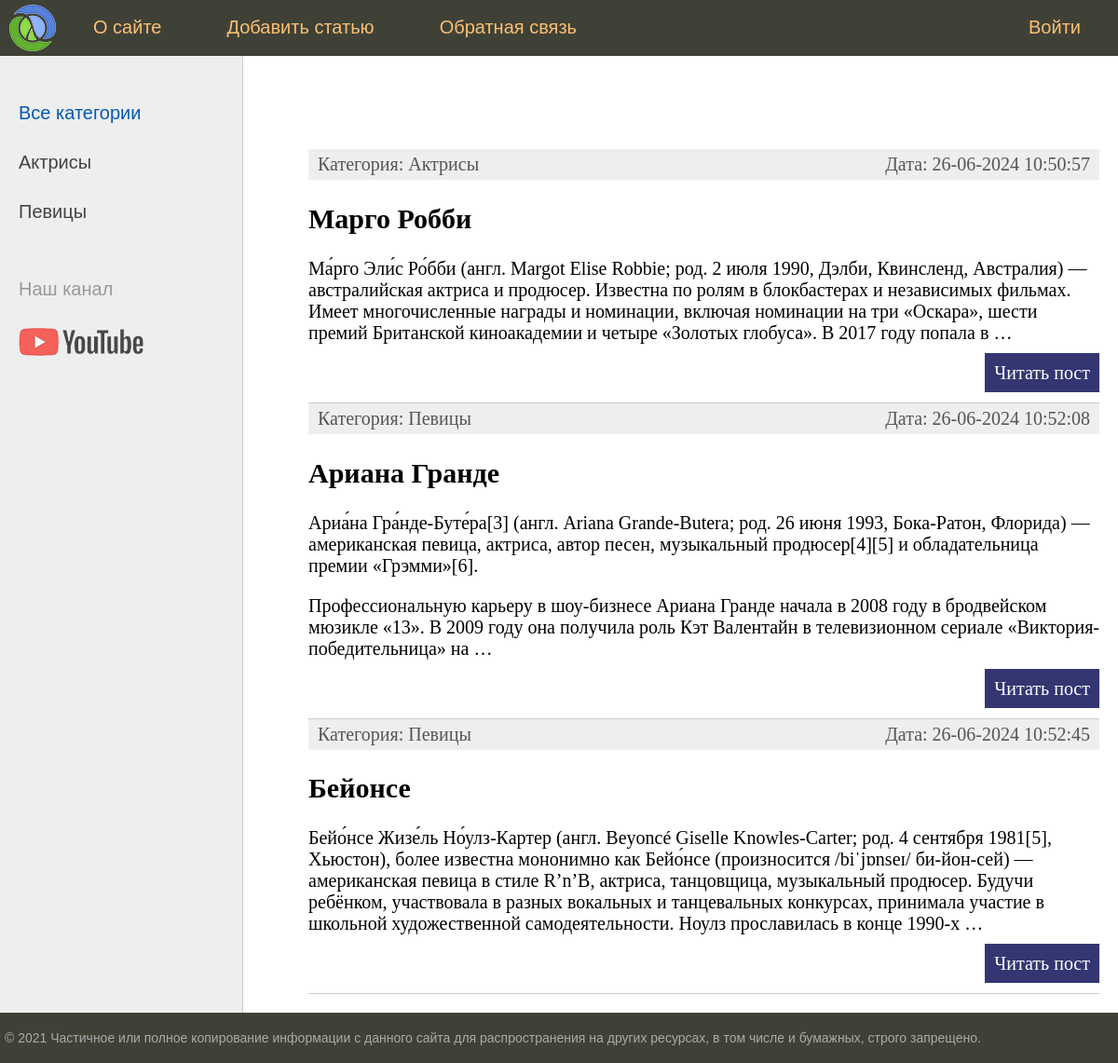
Before: / with the older database file.
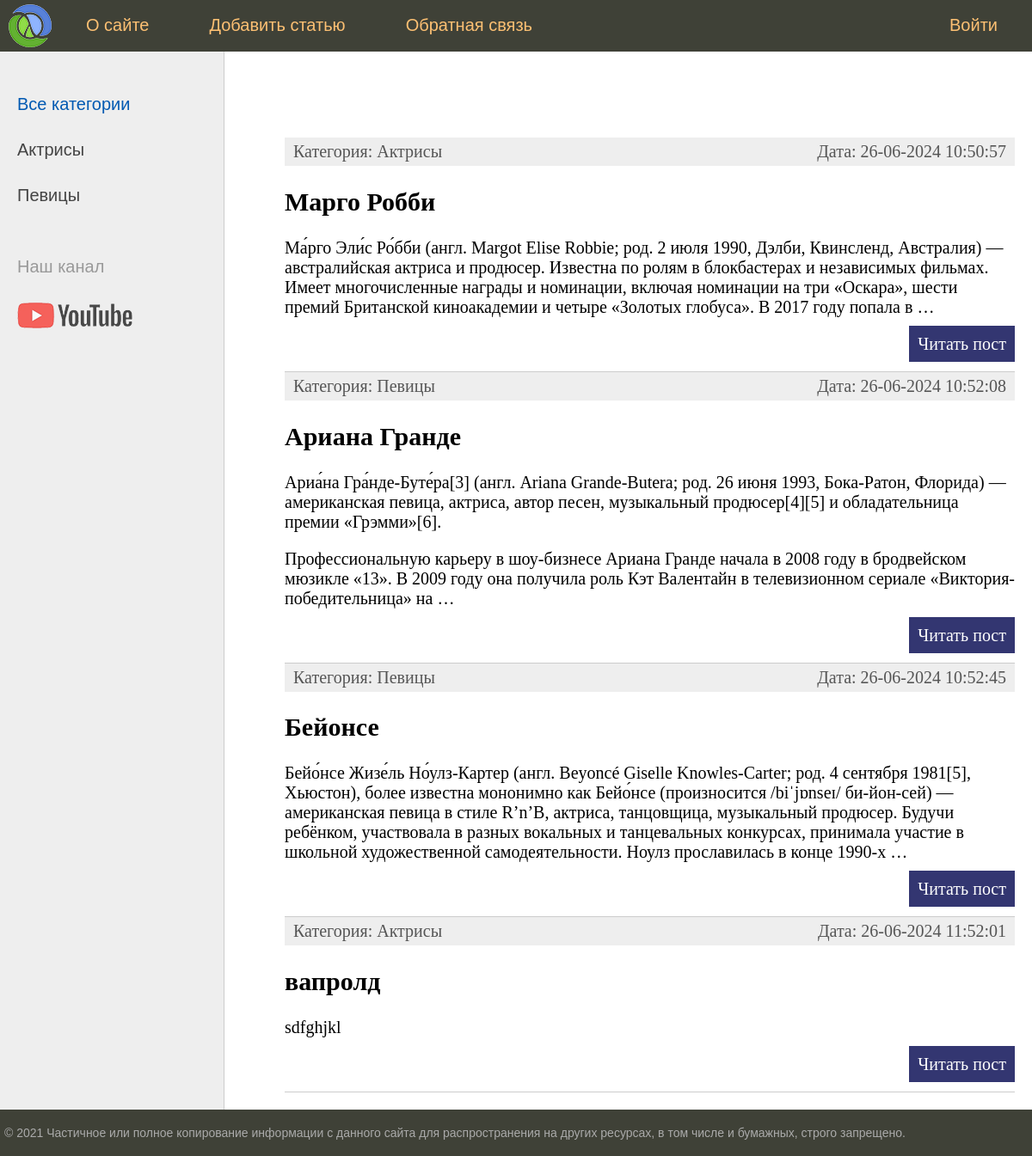
After: the same page with the newer database file.
### women/models.py (models this page shows, shortened)
class Category(models.Model):
    name = models.CharField(max_length=100,db_index=True)
    slug = models.SlugField(max_length=255, unique=True, db_index=True, verbose_name="URL")
    def __str__(self):
        return self.name
    def get_absolute_url(self):
        return reverse('category',kwargs={'cat_id': self.pk})
    class Meta:
        verbose_name = 'Category'
        ordering = ['id']

class Women(models.Model):
    title = models.CharField(max_length=255,verbose_name="Заголовок")
    slug = models.SlugField(max_length=255,unique=True,db_index=True,verbose_name="URL")
    content = models.TextField(blank=True,verbose_name="Текст статьи")
    photo = models.ImageField(upload_to="photos/%Y/%m/%d/",verbose_name="Фото")
    time_create = models.DateTimeField(auto_now_add=True,verbose_name="Время создания")
    time_update = models.DateTimeField(auto_now=True,verbose_name="Время изменения")
    is_published = models.BooleanField(default=True,verbose_name="Публикация")
    cat = models.ForeignKey('Category', on_delete=models.PROTECT,verbose_name="Категории")
    def get_absolute_url(self):
        return reverse('post',kwargs={'post_slug': self.slug})
    class Meta:
        verbose_name = 'Greate women'
        ordering = ['time_create', 'title']

### women/views.py (the view)
# urls.py: path('', index, name='home'),
def index(request):
    posts = Women.objects.all()
    context = {
        'posts': posts,
        'menu': menu,
        'title': 'Главная страница',
        'cat_selected': 0,
    }
    return render(request, 'women/index.html', context=context)

### women/templatetags/women_tags.py (called while the page is built)
@register.inclusion_tag('women/list_categories.html')
def show_categories(sort=None, cat_selected=0):
    if not sort:
        cats = Category.objects.all()
    else:
        cats = Category.objects.order_by(sort)
    return {"cats": cats, "cat_selected": cat_selected}

### women/templates/women/index.html (shortened to what this page needs)
{% extends 'women/base.html' %}
{% block content %}
<ul class="list-articles">
	{% for p in posts %}
			<li><div class="article-panel">
	<p class="first">Категория: {{p.cat}}</p>
	<p class="last">Дата: {{p.time_update|date:"d-m-Y H:i:s"}}</p>
</div>
				<h2>{{p.title}}</h2>
	{% autoescape on %}
	{{p.content|linebreaks|truncatewords:50}}
	{% endautoescape %}
			<p class="link-read-post"><a href="{{ p.get_absolute_url }}">Читать пост</a></p>
			</li>
	{% endfor %}
</ul>
{% endblock %}

### women/templates/women/base.html (shortened to what this page needs)
{% load static %}
{% load women_tags %}
<!DOCTYPE html>
<html>
<head>
	<link type="text/css" href="{% static 'women/css/styles.css' %}" rel="stylesheet" />
</head>
<body>
<table class="table-page" border=0 cellpadding="0" cellspacing="0">
<tr><td valign=top>
{% block mainmenu %}
		<div class="header">
			<ul id="mainmenu" class="mainmenu">
			<li class="logo"><a href="{% url 'home' %}"><div class="logo"></div></a></li>
{% for m in menu %}
	{% if not forloop.last %}
			<li><a href="{% url m.url_name %}">{{m.title}}</a></li>
	{% else %}
			<li class="last"><a href="{% url m.url_name %}">{{m.title}}</a></li>
	{% endif %}
{% endfor %}
			</ul>
		</div>
{% endblock mainmenu %}
<table class="table-content" border=0 cellpadding="0" cellspacing="0">
<tr>
	<td valign="top" class="left-chapters">
	<ul id="leftchapters">
{% if cat_selected == 0 %}
		<li class="selected">Все категории</li>
{% else %}
		<li><a href="{% url 'home' %}">Все категории</a></li>
{% endif %}
{% show_categories cat_selected=cat_selected %}
		<li class="share">
		<p>Наш канал</p>
		<a class="share-yt" href="https://www.youtube.com/channel/UClJzWfGWuGJL2t-3dYKcHTA/playlists" target="_blank" rel="nofollow"></a>
		</li>
	</ul>
</td>
<td valign="top" class="content">
	<div class="content-text">
{% block content %}
{% endblock %}
	</div>
</td></tr></table>
</td></tr>
<tr><td valign=top>
	<div id="footer">
		<p>&copy; 2021 Частичное или полное копирование информации с данного сайта для распространения на других ресурсах, в том числе и бумажных, строго запрещено.</p>
	</div>
</td></tr></table>
</body>
</html>

### women/templates/women/list_categories.html
{% for c in cats %}
	{% if c.pk == cat_selected %}
		<li class="selected">{{c.name}}</li>
	{% else %}
		<li><a href="{{ c.get_absolute_url }}">{{c.name}}</a></li>
	{% endif %}
{% endfor %}

### women/static/women/css/styles.css (style rules this page uses)
html, body { font-family: 'Arial'; margin: 0; padding: 0; height: 100%; width: 100%; color: #444; }
a { color: #0059b2; text-decoration: none; }
p.link-read-post { text-align: right; }
p.link-read-post a { padding: 10px; min-width: 100px; background: #333671; color: #fff; text-decoration: none; }
div.article-panel { background: #eee; padding: 5px 10px 5px 10px; box-sizing: border-box; overflow: hidden; color: #555; }
div.article-panel p.first { margin: 0; float: left; }
div.article-panel p.last { margin: 0; float: right; }
ul.list-articles { list-style: none; margin: 0; padding: 0; }
ul.list-articles li { border-bottom: 1px solid #ccc; }
.table-page { width: 100%; height: 100%; vertical-align: top; }
.table-page tr { height: 100%; }
.header { background: #3F4137; height: 60px; }
.logo { background: url('../images/logo.png') no-repeat 10px 5px; width: 70px; height: 60px; }
ul.mainmenu { list-style: none; margin: 0; padding: 0; height: 60px; color: #fdc073; font-size: 20px; overflow: hidden; }
ul.mainmenu li { float: left; margin: 18px 40px 0 30px; }
ul.mainmenu li.logo { margin: 0; }
ul.mainmenu li.last { float: right; }
ul.mainmenu li a { color: #fdc073; text-decoration: none; }
.table-content { width: 100%; min-height: 100%; height: 100%; }
.left-chapters { margin: 0; background: #eee; border-right: 1px solid #ccc; min-height: 100%; }
.left-chapters ul { width: 230px; min-height: 100%; margin: 0; padding: 20px 10px 10px 20px; list-style: none; font-size: 20px; }
.left-chapters ul li { margin: 30px 0 0 0; color: #999; }
.left-chapters ul li.selected { color: #0059b2; }
.left-chapters ul li a { color: #444; text-decoration: none; }
.left-chapters ul li.share { margin: 60px 0 0 0; }
.left-chapters ul li.share p { margin: 30px 0 30px 0; }
.left-chapters ul li.share a { display: inline-block; width: 40px; height: 40px; margin: 0 20px 0 0; }
.left-chapters ul li.share a.share-yt { width: 100%; height: 30px; background: url('../images/share_yt.png') no-repeat 0 0 }
.content { padding: 40px 20px 20px 40px; width: 100%; box-sizing: border-box; }
.content-text { margin: 60px 0 0 30px; color: #000; font-size: 20px; font-family: Yandex Sans Display Light; }
#footer { box-sizing: border-box; background: #3F4137; padding: 5px; color: #aaa; font-size: 14px; font-family: Verdana, Geneva, Arial, Helvetica; text-align: left; overflow: hidden; }

Changed rows visible on the page:
added Women: cat "Актрисы", time_update "26-06-2024 11:52:01", title "вапролд", content "sdfghjkl"
